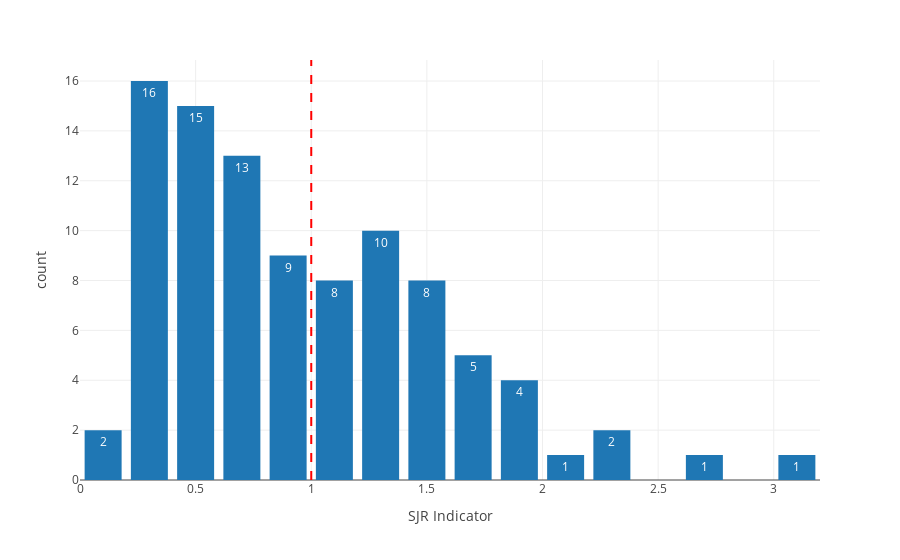

The notebook cell saved with this chart:
### Markdown cell above
## Validate study selection with distributions of studies according to their rankings

### Code cell
df_journals = df_quality[df_quality['Publication Source'] == 'Journal'] 
print(df_journals.shape)

RANGE_X = [0,3.2]

fig = px.histogram(data_frame = df_journals, x='SJR Indicator', text_auto=True, nbins=16, range_x=RANGE_X)
fig.add_vline(x=1, line_dash="dash", line_color="red")
fig.update_layout(bargap=0.2)
fig.write_image('searchandstudyselectionvalidation/journals_histogram_sjr.pdf', width=WIDTH, height=QUARTER_HEIGHT)
fig.show()

### Figure 1 — Plotly figure (JSON) as saved in the notebook; plotly's stock layout.template omitted (floating-point values rounded to 4 significant figures)
{"data": [{"alignmentgroup": "True", "bingroup": "x", "hovertemplate": "SJR Indicator=%{x}<br>count=%{y}<extra></extra>", "legendgroup": "", "marker": {"color": "#1F77B4", "pattern": {"shape": ""}}, "name": "", "nbinsx": 16, "offsetgroup": "", "orientation": "v", "showlegend": false, "texttemplate": "%{value}", "type": "histogram", "x": ["Not assigned", 0.796, 0.662, "Not assigned", 0.3, 1.714, "Not assigned", 0.6, 0.593, 2.743, 1.403, "Not assigned", "Not assigned", 0.123, 1.591, 0.985, 0.857, 1.99, 0.287, 0.934, 1.052, 1.592, 0.544, 0.318, 1.251, 1.405, 1.368, 0.589, 0.453, 1.328, 1.492, 0.587, 1.611, 0.802, "Not assigned", 1.341, 1.775, 1.2, 1.684, 0.638, 1.684, 0.587, 1.854, 1.314, 1.476, 0.894, 0.92, 0.158, 1.356, 1.099, 0.952, 0.468, 1.365, 0.279, "Not assigned", 0.285, 0.289, "Not assigned", "Not assigned", "Not assigned", 0.262, 1.164, 0.593, 1.484, 1.139, 2.07, 0.713, 0.283, 2.381, 0.6, 1.474, 0.341, 0.587, 0.775, 0.358, 0.548, 0.879, 0.785, 0.249, 0.414, 1.961, 1.832, 0.662, "Not assigned", 0.418, 0.451, 1.24, 1.005, 0.39, 0.428, "Not assigned", "Not assigned", "Not assigned", 0.613, 0.21, 0.927, "Not assigned", 0.39, 0.244, 3.062, 0.583, 0.635, 0.37, "Not assigned", 0.775, 1.394, 1.017, 1.017, 2.232, 1.065, 0.67], "xaxis": "x", "yaxis": "y"}], "layout": {"bargap": 0.2, "barmode": "relative", "legend": {"tracegroupgap": 0}, "margin": {"t": 60}, "shapes": [{"line": {"color": "red", "dash": "dash"}, "type": "line", "x0": 1, "x1": 1, "xref": "x", "y0": 0, "y1": 1, "yref": "y domain"}], "xaxis": {"anchor": "y", "domain": [0, 1], "range": [0, 3.2], "title": {"text": "SJR Indicator"}}, "yaxis": {"anchor": "x", "domain": [0, 1], "title": {"text": "count"}}}}
